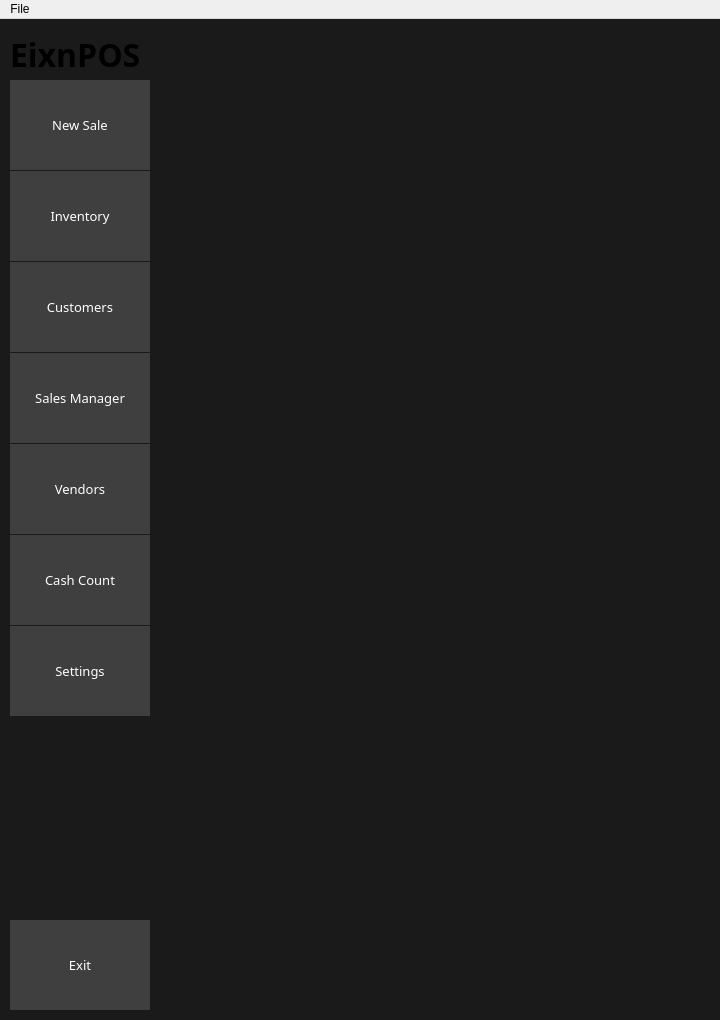
<?xml version="1.0" encoding="UTF-8"?>
<ui version="4.0">
 <class>MainAppWindow</class>
 <widget class="QMainWindow" name="MainAppWindow">
  <property name="geometry">
   <rect>
    <x>0</x>
    <y>0</y>
    <width>720</width>
    <height>1020</height>
   </rect>
  </property>
  <property name="minimumSize">
   <size>
    <width>0</width>
    <height>1020</height>
   </size>
  </property>
  <property name="font">
   <font>
    <family>Lexend</family>
    <pointsize>10</pointsize>
   </font>
  </property>
  <property name="windowTitle">
   <string>Eixn Point of Sale</string>
  </property>
  <property name="windowIcon">
   <iconset resource="../../assets/images/icons.qrc">
    <normaloff>:/Icons/register.svg</normaloff>:/Icons/register.svg</iconset>
  </property>
  <property name="styleSheet">
   <string notr="true">#centralwidget {
	background-color: #1a1a1a;
}
#wd_menu {}
#wd_content {}
#container {}
QToolButton {
	background-color: #3f3f3f;
	color: #fff;
	border-radius: 0;
}
QToolButton:hover {
	background-color: #cfcfcf;
	color: #1b1b1b;
}
#wd_stacked {
	background-color: #1a1a1a;
}</string>
  </property>
  <property name="iconSize">
   <size>
    <width>25</width>
    <height>25</height>
   </size>
  </property>
  <widget class="QWidget" name="centralwidget">
   <layout class="QHBoxLayout" name="horizontalLayout">
    <property name="spacing">
     <number>10</number>
    </property>
    <property name="leftMargin">
     <number>10</number>
    </property>
    <property name="topMargin">
     <number>10</number>
    </property>
    <property name="rightMargin">
     <number>10</number>
    </property>
    <property name="bottomMargin">
     <number>10</number>
    </property>
    <item>
     <widget class="QWidget" name="wd_menu" native="true">
      <property name="minimumSize">
       <size>
        <width>140</width>
        <height>980</height>
       </size>
      </property>
      <property name="maximumSize">
       <size>
        <width>140</width>
        <height>16777215</height>
       </size>
      </property>
      <layout class="QVBoxLayout" name="verticalLayout">
       <property name="leftMargin">
        <number>0</number>
       </property>
       <property name="topMargin">
        <number>5</number>
       </property>
       <property name="rightMargin">
        <number>0</number>
       </property>
       <property name="bottomMargin">
        <number>0</number>
       </property>
       <item>
        <widget class="QLabel" name="label">
         <property name="minimumSize">
          <size>
           <width>140</width>
           <height>40</height>
          </size>
         </property>
         <property name="maximumSize">
          <size>
           <width>140</width>
           <height>40</height>
          </size>
         </property>
         <property name="font">
          <font>
           <family>Lexend</family>
           <pointsize>24</pointsize>
           <bold>true</bold>
          </font>
         </property>
         <property name="text">
          <string>EixnPOS</string>
         </property>
        </widget>
       </item>
       <item>
        <widget class="QWidget" name="wd_menu_button" native="true">
         <layout class="QVBoxLayout" name="verticalLayout_2">
          <property name="spacing">
           <number>1</number>
          </property>
          <property name="leftMargin">
           <number>0</number>
          </property>
          <property name="topMargin">
           <number>0</number>
          </property>
          <property name="rightMargin">
           <number>0</number>
          </property>
          <property name="bottomMargin">
           <number>0</number>
          </property>
          <item>
           <widget class="QToolButton" name="tb_new_sale">
            <property name="minimumSize">
             <size>
              <width>140</width>
              <height>90</height>
             </size>
            </property>
            <property name="font">
             <font>
              <family>Lexend</family>
              <pointsize>10</pointsize>
             </font>
            </property>
            <property name="text">
             <string>New Sale</string>
            </property>
            <property name="icon">
             <iconset resource="../../assets/images/icons.qrc">
              <normaloff>:/Icons/shopping_basket.svg</normaloff>:/Icons/shopping_basket.svg</iconset>
            </property>
            <property name="iconSize">
             <size>
              <width>35</width>
              <height>35</height>
             </size>
            </property>
            <property name="toolButtonStyle">
             <enum>Qt::ToolButtonStyle::ToolButtonTextUnderIcon</enum>
            </property>
           </widget>
          </item>
          <item>
           <widget class="QToolButton" name="tb_inventory">
            <property name="minimumSize">
             <size>
              <width>140</width>
              <height>90</height>
             </size>
            </property>
            <property name="font">
             <font>
              <family>Lexend</family>
              <pointsize>10</pointsize>
             </font>
            </property>
            <property name="text">
             <string>Inventory</string>
            </property>
            <property name="icon">
             <iconset resource="../../assets/images/icons.qrc">
              <normaloff>:/Icons/inventory.svg</normaloff>:/Icons/inventory.svg</iconset>
            </property>
            <property name="iconSize">
             <size>
              <width>35</width>
              <height>35</height>
             </size>
            </property>
            <property name="toolButtonStyle">
             <enum>Qt::ToolButtonStyle::ToolButtonTextUnderIcon</enum>
            </property>
           </widget>
          </item>
          <item>
           <widget class="QToolButton" name="tb_customers">
            <property name="minimumSize">
             <size>
              <width>140</width>
              <height>90</height>
             </size>
            </property>
            <property name="font">
             <font>
              <family>Lexend</family>
              <pointsize>10</pointsize>
             </font>
            </property>
            <property name="text">
             <string>Customers</string>
            </property>
            <property name="icon">
             <iconset resource="../../assets/images/icons.qrc">
              <normaloff>:/Icons/customers.svg</normaloff>:/Icons/customers.svg</iconset>
            </property>
            <property name="iconSize">
             <size>
              <width>35</width>
              <height>35</height>
             </size>
            </property>
            <property name="toolButtonStyle">
             <enum>Qt::ToolButtonStyle::ToolButtonTextUnderIcon</enum>
            </property>
           </widget>
          </item>
          <item>
           <widget class="QToolButton" name="tb_sales">
            <property name="minimumSize">
             <size>
              <width>140</width>
              <height>90</height>
             </size>
            </property>
            <property name="font">
             <font>
              <family>Lexend</family>
              <pointsize>10</pointsize>
             </font>
            </property>
            <property name="text">
             <string>Sales Manager</string>
            </property>
            <property name="icon">
             <iconset resource="../../assets/images/icons.qrc">
              <normaloff>:/Icons/price_tag.svg</normaloff>:/Icons/price_tag.svg</iconset>
            </property>
            <property name="iconSize">
             <size>
              <width>35</width>
              <height>35</height>
             </size>
            </property>
            <property name="toolButtonStyle">
             <enum>Qt::ToolButtonStyle::ToolButtonTextUnderIcon</enum>
            </property>
           </widget>
          </item>
          <item>
           <widget class="QToolButton" name="tb_vendors">
            <property name="minimumSize">
             <size>
              <width>140</width>
              <height>90</height>
             </size>
            </property>
            <property name="font">
             <font>
              <family>Lexend</family>
              <pointsize>10</pointsize>
             </font>
            </property>
            <property name="text">
             <string>Vendors</string>
            </property>
            <property name="icon">
             <iconset resource="../../assets/images/icons.qrc">
              <normaloff>:/Icons/vendor.svg</normaloff>:/Icons/vendor.svg</iconset>
            </property>
            <property name="iconSize">
             <size>
              <width>35</width>
              <height>35</height>
             </size>
            </property>
            <property name="toolButtonStyle">
             <enum>Qt::ToolButtonStyle::ToolButtonTextUnderIcon</enum>
            </property>
           </widget>
          </item>
          <item>
           <widget class="QToolButton" name="tb_cash_count">
            <property name="minimumSize">
             <size>
              <width>140</width>
              <height>90</height>
             </size>
            </property>
            <property name="font">
             <font>
              <family>Lexend</family>
              <pointsize>10</pointsize>
             </font>
            </property>
            <property name="text">
             <string>Cash Count</string>
            </property>
            <property name="icon">
             <iconset resource="../../assets/images/icons.qrc">
              <normaloff>:/Icons/performance.svg</normaloff>:/Icons/performance.svg</iconset>
            </property>
            <property name="iconSize">
             <size>
              <width>35</width>
              <height>35</height>
             </size>
            </property>
            <property name="toolButtonStyle">
             <enum>Qt::ToolButtonStyle::ToolButtonTextUnderIcon</enum>
            </property>
           </widget>
          </item>
          <item>
           <widget class="QToolButton" name="tb_settings">
            <property name="minimumSize">
             <size>
              <width>140</width>
              <height>90</height>
             </size>
            </property>
            <property name="font">
             <font>
              <family>Lexend</family>
              <pointsize>10</pointsize>
             </font>
            </property>
            <property name="text">
             <string>Settings</string>
            </property>
            <property name="icon">
             <iconset resource="../../assets/images/icons.qrc">
              <normaloff>:/Icons/settings_2.svg</normaloff>:/Icons/settings_2.svg</iconset>
            </property>
            <property name="iconSize">
             <size>
              <width>35</width>
              <height>35</height>
             </size>
            </property>
            <property name="toolButtonStyle">
             <enum>Qt::ToolButtonStyle::ToolButtonTextUnderIcon</enum>
            </property>
           </widget>
          </item>
          <item>
           <spacer name="verticalSpacer">
            <property name="orientation">
             <enum>Qt::Orientation::Vertical</enum>
            </property>
            <property name="sizeType">
             <enum>QSizePolicy::Policy::Expanding</enum>
            </property>
            <property name="sizeHint" stdset="0">
             <size>
              <width>20</width>
              <height>40</height>
             </size>
            </property>
           </spacer>
          </item>
          <item>
           <widget class="QToolButton" name="tb_exit">
            <property name="minimumSize">
             <size>
              <width>140</width>
              <height>90</height>
             </size>
            </property>
            <property name="font">
             <font>
              <family>Lexend</family>
              <pointsize>10</pointsize>
             </font>
            </property>
            <property name="text">
             <string>Exit</string>
            </property>
            <property name="icon">
             <iconset resource="../../assets/images/icons.qrc">
              <normaloff>:/Icons/power.svg</normaloff>:/Icons/power.svg</iconset>
            </property>
            <property name="iconSize">
             <size>
              <width>35</width>
              <height>35</height>
             </size>
            </property>
            <property name="toolButtonStyle">
             <enum>Qt::ToolButtonStyle::ToolButtonTextUnderIcon</enum>
            </property>
           </widget>
          </item>
         </layout>
        </widget>
       </item>
      </layout>
     </widget>
    </item>
    <item>
     <widget class="QStackedWidget" name="wd_stacked">
      <property name="minimumSize">
       <size>
        <width>0</width>
        <height>0</height>
       </size>
      </property>
      <property name="font">
       <font>
        <family>Lexend</family>
        <pointsize>10</pointsize>
       </font>
      </property>
      <property name="currentIndex">
       <number>0</number>
      </property>
      <widget class="QWidget" name="home">
       <layout class="QGridLayout" name="gridLayout">
        <property name="leftMargin">
         <number>0</number>
        </property>
        <property name="topMargin">
         <number>0</number>
        </property>
        <property name="rightMargin">
         <number>0</number>
        </property>
        <property name="bottomMargin">
         <number>0</number>
        </property>
        <property name="spacing">
         <number>0</number>
        </property>
       </layout>
      </widget>
      <widget class="QWidget" name="custom"/>
     </widget>
    </item>
   </layout>
  </widget>
  <widget class="QMenuBar" name="menubar">
   <property name="geometry">
    <rect>
     <x>0</x>
     <y>0</y>
     <width>720</width>
     <height>22</height>
    </rect>
   </property>
   <property name="minimumSize">
    <size>
     <width>0</width>
     <height>0</height>
    </size>
   </property>
   <property name="maximumSize">
    <size>
     <width>16777215</width>
     <height>16777215</height>
    </size>
   </property>
   <widget class="QMenu" name="menu_file">
    <property name="font">
     <font>
      <family>Lexend</family>
      <pointsize>10</pointsize>
     </font>
    </property>
    <property name="title">
     <string>File</string>
    </property>
    <addaction name="act_user_manager"/>
    <addaction name="separator"/>
    <addaction name="act_exit"/>
   </widget>
   <addaction name="menu_file"/>
  </widget>
  <action name="act_user_manager">
   <property name="text">
    <string>User Manager</string>
   </property>
  </action>
  <action name="act_exit">
   <property name="text">
    <string>Exit</string>
   </property>
  </action>
 </widget>
 <resources>
  <include location="../../assets/images/icons.qrc"/>
 </resources>
 <connections/>
</ui>
